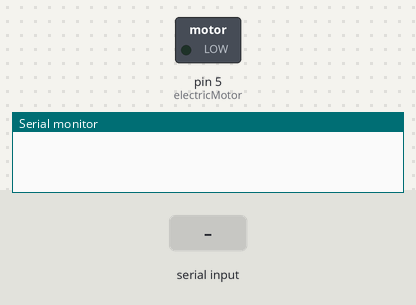
Bench run of a sketch on a simulated Arduino Uno, built with avr-gcc and run on an emulated ATmega328P. On the bench: switched loads named in the sketch (green lamp = pin HIGH), the last lines printed to the serial monitor. The test bench sets the inputs (shaded band).

Above: at 1.2 s.
1.3 s: "1" received over the second serial link
At 2.2 s:
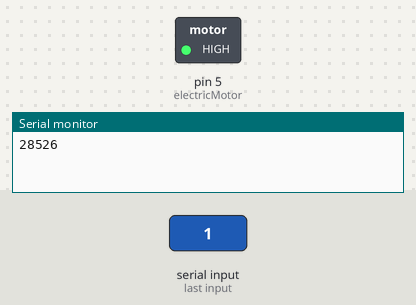
2.8 s: "0" received over the second serial link
At 3.3 s:
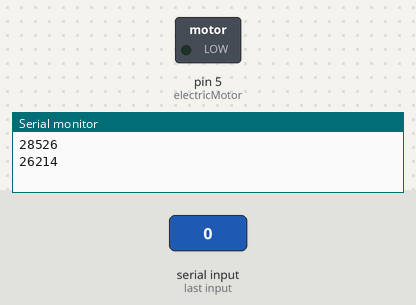
Timing chart, 0 to 5.8 s (numbered marks = the images above; inputs shaded):
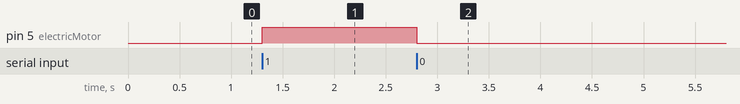

Measured:
- after the input at 1.3 s, pin 5 (electricMotor): LOW → HIGH at once
- after the input at 2.8 s, pin 5 (electricMotor): HIGH → LOW at once

The sketch:

bluetooth.ino
```cpp
#include <SoftwareSerial.h>

SoftwareSerial customSerial(3,4);

int electricMotor = 5;
int receivedData = 0;
void setup() {
  pinMode (electricMotor, OUTPUT);
  digitalWrite(electricMotor,LOW);
  Serial.begin(9600);

}

void loop() {
  if (customSerial.available()>0){
    receivedData = customSerial.read();
  }
  if (receivedData == '0'){
    digitalWrite(electricMotor,LOW);
    Serial.println('machinery turned off');
    receivedData=0;
  }
  else if (receivedData =='1'){
    digitalWrite(electricMotor,HIGH);
    Serial.println('machinery turned on');
    receivedData = 0;
  }
}
```
